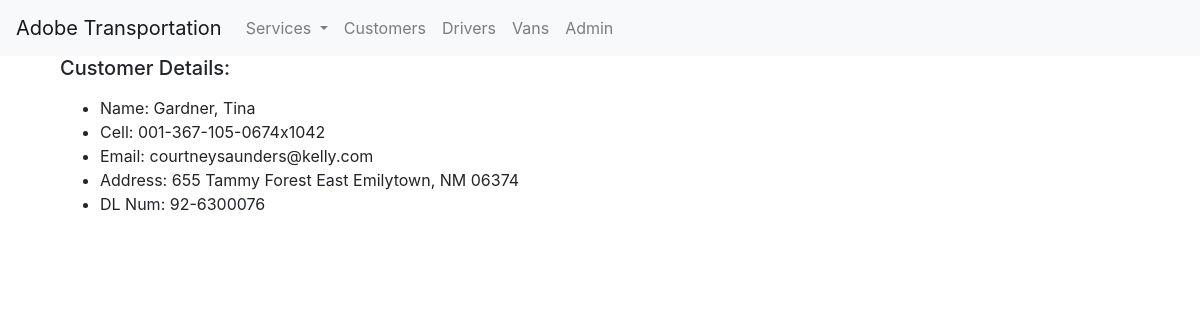
Page /basic_app/customer_list/21/ on the committed database.
### basic_app/models.py (models this page shows, shortened)
class Customer(models.Model):
	first_name = models.CharField(max_length=128, blank=False)
	last_name = models.CharField(max_length=128, blank=False)
	email = models.CharField(max_length=128, blank=True)
	cell_phone = models.CharField(max_length=20, blank=True)
	address = models.CharField(max_length=50, blank=True)
	dl_num = models.CharField(max_length=50, blank=True)

### basic_app/views.py (the view)
# urls.py: path('customer_list/<int:pk>/', views.CustomerDetailView.as_view(), name='detail'),
class CustomerDetailView(DetailView):
	context_object_name = 'customer_detail'
	model = models.Customer
	template_name = 'basic_app/customer_detail.html'

### basic_app/templates/basic_app/customer_detail.html
<!DOCTYPE html>
{% extends "basic_app/base.html" %}
{% block body_content %}
<div class="container">
		<h5>Customer Details: </h5>
<p>
	<ul>
		<li>Name: {{ customer_detail.last_name }}, {{ customer_detail.first_name }}</li>
		<li>Cell: {{ customer_detail.cell_phone }}</li>
		<li>Email: {{ customer_detail.email }}</li>
		<li>Address: {{ customer_detail.address }}</li>
		<li>DL Num: {{ customer_detail.dl_num }}</li>
	</ul>
</p>
</div>
{% endblock %}

### rows in the picture
Customer: last_name "Gardner", first_name "Tina", cell_phone "001-367-105-0674x1042", email "courtneysaunders@kelly.com", address "655 Tammy Forest East Emilytown, NM 06374", dl_num "92-6300076"
